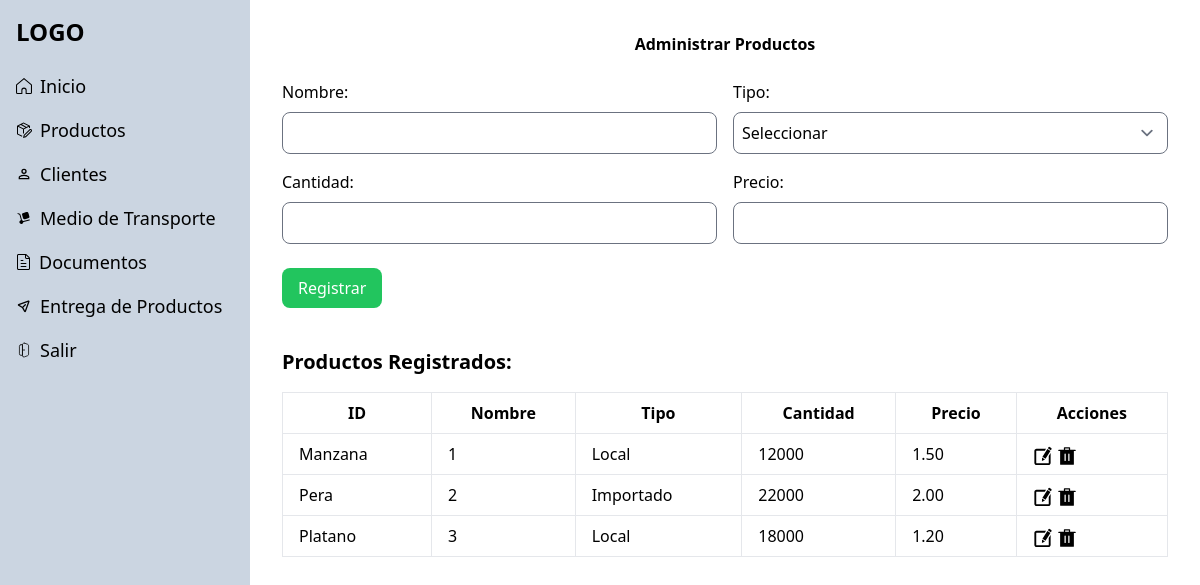
The page /php/layout/administrar-productos.php (signed in) on the database its author committed.
### tables this page shows
CREATE TABLE
  producto (
    producto_id INT AUTO_INCREMENT PRIMARY KEY,
    nombre VARCHAR(100) NOT NULL,
    tipo VARCHAR(10) NOT NULL,  
    cantidad INT NOT NULL,
    precio DECIMAL(10, 2) NOT NULL
  );

### php/layout/administrar-productos.php (the view, shortened to what this page needs)
<?php
include ('../config/connection.php');
include ('../components/head.php');
include ('../components/sidebar.php');
$queryProductos = "SELECT producto_id, nombre, tipo, cantidad, precio FROM producto";
$resultProductos = mysqli_query($conn, $queryProductos);
?>
<section class="p-8">
  <div class="container mx-auto">
    <h2 class="text-4 xl font-bold mb-6 text-center">Administrar Productos</h2>
    <form id="compraForm" method="POST" action="../controllers/productoCtrl/registrarCtrl.php" class="grid gap-6">
      <div class="grid grid-cols-2 gap-4">
        <div class="flex flex-col">
          <label for="nombre" class="mb-2">Nombre:</label>
          <input type="text" id="nombre" name="nombre" class="p-2 border rounded-lg">
        </div>
        <div class="flex flex-col">
          <label for="tipo" class="mb-2">Tipo:</label>
          <select id="tipo" name="tipo" class="p-2 border rounded-lg">
            <option value="">Seleccionar</option>
          </select>
        </div>
        <div class="flex flex-col">
          <label for="cantidad" class="mb-2">Cantidad:</label>
          <input type="number" step="1" id="cantidad" name="cantidad" class="p-2 border rounded-lg">
        </div>
        <div class="flex flex-col">
          <label for="precio" class="mb-2">Precio:</label>
          <input type="number" step="0.01" id="precio" name="precio" class="p-2 border rounded-lg">
        </div>
      </div>
      <div class="grid gap-4">
        <div class="flex justify-between">
          <button type="submit" class="bg-green-500 text-white px-4 py-2 rounded-lg">Registrar</button>
        </div>
        <div class="mt-6">
          <h3 class="text-xl font-bold mb-4">Productos Registrados:</h3>
          <table class="min-w-full bg-white border">
            <thead>
              <tr>
                <th class="px-4 py-2 border">ID</th>
                <th class="px-4 py-2 border">Nombre</th>
                <th class="px-4 py-2 border">Tipo</th>
                <th class="px-4 py-2 border">Cantidad</th>
                <th class="px-4 py-2 border">Precio</th>
                <th class="px-4 py-2 border">Acciones</th>
              </tr>
            </thead>
            <tbody>
              <?php
              if ($resultProductos->num_rows > 0) {
                while ($row = $resultProductos->fetch_assoc()) {
                  echo "<tr>";
                  echo "<td class=\"px-4 py-2 border\">" . $row['nombre'] . "</td>";
                  echo "<td class=\"px-4 py-2 border\">" . $row['producto_id'] . "</td>";
                  echo "<td class=\"px-4 py-2 border\">" . $row['tipo'] . "</td>";
                  echo "<td class=\"px-4 py-2 border\">" . $row['cantidad'] . "</td>";
                  echo "<td class=\"px-4 py-2 border\">" . $row['precio'] . "</td>";
                  echo "<td class=\"px-4 py-2 border\"><a class='btn-editar' href='modificar-producto.php?id=" . $row['producto_id'] . "'><img src=\"../../assets/svg/edit.svg\" class=\"inline h-5\" alt=\"\"></a> <a class='btn-eliminar' href='../controllers/productoCtrl/eliminarCtrl.php?id=" . $row['producto_id'] . "' onclick='return confirm(\"¿Estás seguro de que deseas eliminar este registro?\");'><img src=\"../../assets/svg/delete.svg\" class=\"inline h-5\" alt=\"\"></a></a></td>";
                  echo "</tr>";
                }
              } else {
                echo "<tr><td colspan='7'>No hay productos disponibles</td></tr>";
              }
              ?>
            </tbody>
          </table>
        </div>
      </div>
    </form>
  </div>
</section>
<?php include ('../components/footer.php'); ?>

### php/components/head.php (shortened to what this page needs)
<!DOCTYPE html>
<html lang="en">
<head>
  <link rel="stylesheet" href="../../css/style.css" />
  <script src="https://cdn.tailwindcss.com?plugins=forms,typography,aspect-ratio,line-clamp,container-queries"></script>
</head>
<body class="roboto-regular grid main-content min-h-screen">

### php/components/sidebar.php
<aside class="bg-slate-300">
  <div class="menu-head">
    <a href="../layout/dashboard.php">
      <h1 class="p-4 font-bold text-2xl">LOGO</h1>
    </a>
  </div>
  <ul>
    <li class="px-4 py-2 hover:px-5 hover:bg-slate-400 sidebar_link">
      <a href="../layout/dashboard.php" class="flex">
        <img src="../../assets/svg/icon-home.svg" alt="" class="pe-2">
        <span class="text-lg">Inicio</span>
      </a>
    </li>
    <li class="px-4 py-2 hover:px-5 hover:bg-slate-400 sidebar_link">
      <a href="../layout/administrar-productos.php" class="flex">
        <img src="../../assets/svg/products-menu.svg" alt="" class="pe-2">
        <span class="text-lg">Productos</span>
      </a>
    </li>
    <li class="px-4 py-2 hover:px-5 hover:bg-slate-400 sidebar_link">
      <a href="../layout/administrar-clientes.php" class="flex">
        <img src="../../assets/svg/user.svg" alt="" class="pe-2">
        <span class="text-lg">Clientes</span>
      </a>
    </li>
    <li class="px-4 py-2 hover:px-5 hover:bg-slate-400 sidebar_link">
      <a href="../layout/administrar-medio-transporte.php" class="flex">
        <img src="../../assets/svg/move-menu.svg" alt="" class="pe-2">
        <span class="text-lg">Medio de Transporte</span>
      </a>
    </li>
    <li class="px-4 py-2 hover:px-5 hover:bg-slate-400 sidebar_link">
      <a href="../layout/administrar-documentos.php" class="flex">
        <img src="../../assets/svg/icon-document.svg" alt="" class="pe-2">
        <span class="text-lg">Documentos</span>
      </a>
    </li>
    <li class="px-4 py-2 hover:px-5 hover:bg-slate-400 sidebar_link">
      <a href="../layout/administrar-entregas.php" class="flex">
        <img src="../../assets/svg/icon-enviar.svg" alt="" class="pe-2">
        <span class="text-lg">Entrega de Productos</span>
      </a>
    </li>
    <li class="px-4 py-2 hover:px-5 hover:bg-slate-400 sidebar_link">
      <a href="#" id="logoutLink" class="flex">
        <img src="../../assets/svg/back-door.svg" alt="" class="pe-2">
        <span class="text-lg">Salir</span>
      </a>
    </li>
  </ul>
</aside>

### php/components/footer.php (shortened to what this page needs)
</body>
</html>

### css/style.css (style rules this page uses)
.sidebar_link { transition-property:padding;transition-duration:.2s }
.main-content { grid-template-columns:250px 1fr }

### rows shown on the page
producto: nombre "Manzana", producto_id "1", tipo "Local", cantidad "12000", precio "1.50"
producto: nombre "Pera", producto_id "2", tipo "Importado", cantidad "22000", precio "2.00"
producto: nombre "Platano", producto_id "3", tipo "Local", cantidad "18000", precio "1.20"
